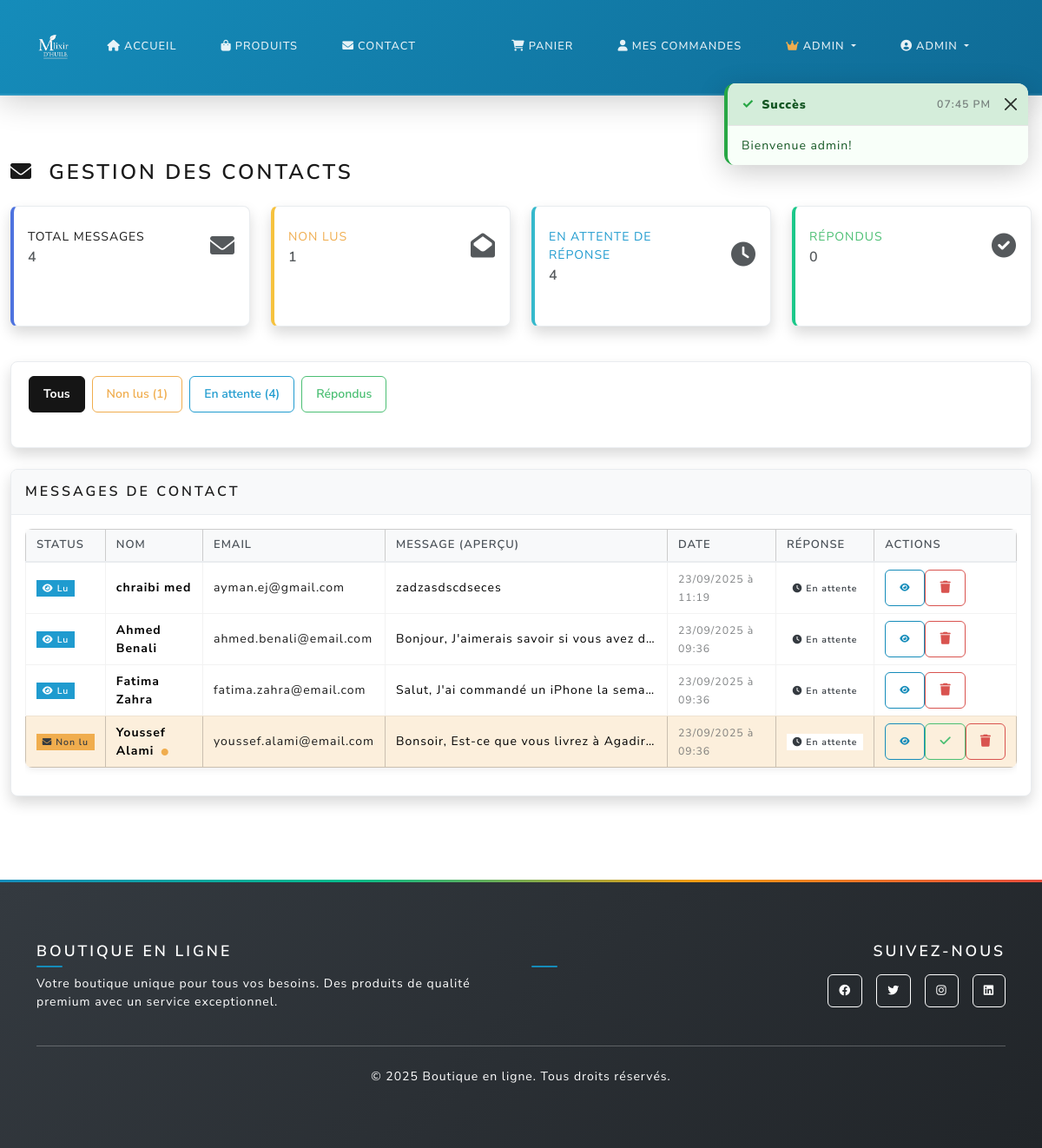
Page /admin/contacts (signed in) on the earlier database version.
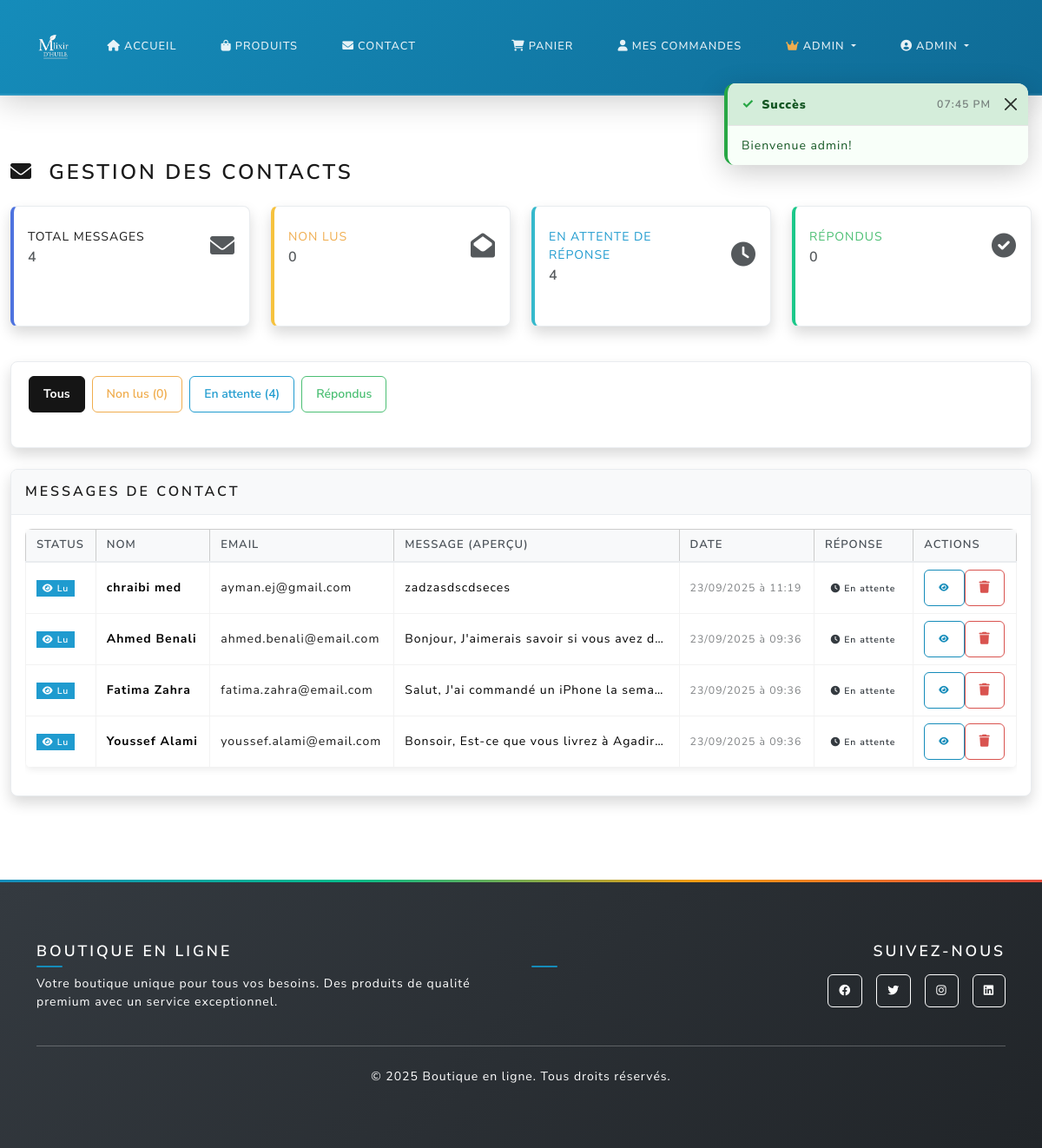
Same page on the later database version.
### main.py (models this page shows)
class Contact(db.Model):
    id = db.Column(db.Integer, primary_key=True)
    name = db.Column(db.String(100), nullable=False)
    email = db.Column(db.String(120), nullable=False)
    message = db.Column(db.Text, nullable=False)
    created_at = db.Column(db.DateTime, default=db.func.current_timestamp())
    is_read = db.Column(db.Boolean, default=False)
    admin_response = db.Column(db.Text, nullable=True)
    response_date = db.Column(db.DateTime, nullable=True)
    responded_by = db.Column(db.Integer, db.ForeignKey('user.id'), nullable=True)

### main.py (the view)
@app.route('/admin/contacts')
@login_required
def admin_contacts():
    if not current_user.is_admin:
        return redirect_with_toast('home', 'Accès refusé', 'error')
    page = request.args.get('page', 1, type=int)
    status_filter = request.args.get('status', '')
    query = Contact.query
    if status_filter == 'unread':
        query = query.filter_by(is_read=False)
    elif status_filter == 'read':
        query = query.filter_by(is_read=True)
    elif status_filter == 'responded':
        query = query.filter(Contact.admin_response.isnot(None))
    elif status_filter == 'pending':
        query = query.filter(Contact.admin_response.is_(None))
    contacts = query.order_by(Contact.created_at.desc()).paginate(
        page=page, per_page=20, error_out=False
    )
    stats = {
        'total_contacts': Contact.query.count(),
        'unread_contacts': Contact.query.filter_by(is_read=False).count(),
        'pending_responses': Contact.query.filter(Contact.admin_response.is_(None)).count(),
        'responded_contacts': Contact.query.filter(Contact.admin_response.isnot(None)).count()
    }
    return render_template('admin_contacts.html',
                         contacts=contacts,
                         stats=stats,
                         status_filter=status_filter)

### main.py (called while the page is built, shortened)
@login_manager.user_loader
def load_user(user_id):
    return User.query.get(int(user_id))

@app.context_processor
def inject_toast_messages():
    toast_message = session.pop('toast_message', None)
    toast_type = session.pop('toast_type', None)
    return {
        'toast_message': toast_message,
        'toast_type': toast_type or 'info'
    }

@app.context_processor
def inject_cart_count():
    if current_user.is_authenticated:
        try:
            from sqlalchemy import inspect
            inspector = inspect(db.engine)
            if 'cart' in inspector.get_table_names():
                cart_count = Cart.query.filter_by(user_id=current_user.id).count()
                cart_total_quantity = db.session.query(db.func.sum(Cart.quantity))\
                    .filter_by(user_id=current_user.id).scalar() or 0
                return {
                    'cart_count': cart_count,
                    'cart_total_quantity': int(cart_total_quantity)
                }
        except Exception:
            pass
    return {'cart_count': 0, 'cart_total_quantity': 0}

def get_shipping_settings():
    settings = ShippingSettings.query.first()
    return settings

### templates/admin_contacts.html (shortened to what the changed rows need)
{% extends "base.html" %}
{% block content %}
<div class="container-fluid py-4">
    <div class="row mb-4">
        <div class="col-12">
            <div class="d-flex justify-content-between align-items-center">
                <h1 class="h3 mb-0">
                    <i class="fas fa-envelope me-2"></i>
                    Gestion des Contacts
                </h1>
            </div>
        </div>
    </div>
    <div class="row mb-4" id="stats-cards">
        <div class="col-xl-3 col-md-6 mb-3">
            <div class="card border-left-warning shadow h-100 py-2">
                <div class="card-body">
                    <div class="row no-gutters align-items-center">
                        <div class="col mr-2">
                            <div class="text-xs font-weight-bold text-warning text-uppercase mb-1">
                                Non Lus
                            </div>
                            <div class="h5 mb-0 font-weight-bold text-gray-800" id="unread-count">{{ stats.unread_contacts }}</div>
                        </div>
                    </div>
                </div>
            </div>
        </div>
    </div>
    <div class="row mb-4">
        <div class="col-12">
            <div class="card shadow">
                <div class="card-body">
                    <div class="row">
                        <div class="col-md-6">
                            <div class="btn-group" role="group" aria-label="Status filters" id="filter-buttons">
                                <button type="button" class="btn btn-outline-warning mx-1 filter-btn" data-status="unread">
                                    Non lus (<span id="unread-filter-count">{{ stats.unread_contacts }}</span>)
                                </button>
                            </div>
                        </div>
                    </div>
                </div>
            </div>
        </div>
    </div>
    <div class="row" id="contacts-container">
        <div class="col-12">
            <div class="card shadow">
                <div class="card-body" id="contacts-table-body">
                    {% if contacts.items %}
                        <div class="table-responsive">
                            <table class="table table-bordered table-hover">
                                <thead class="table-light">
                                    <tr>
                                        <th>Status</th>
                                        <th>Nom</th>
                                        <th>Email</th>
                                        <th>Message (aperçu)</th>
                                        <th>Date</th>
                                        <th>Réponse</th>
                                        <th>Actions</th>
                                    </tr>
                                </thead>
                                <tbody id="contacts-tbody">
                                    {% for contact in contacts.items %}
                                    <tr class="{{ 'table-warning' if not contact.is_read else '' }}">
                                        <td>
                                            {% if not contact.is_read %}
                                                <span class="badge bg-warning text-dark">
                                                    <i class="fas fa-envelope me-1"></i>Non lu
                                                </span>
                                            {% elif contact.admin_response %}
                                                <span class="badge bg-success">
                                                    <i class="fas fa-check-circle me-1"></i>Répondu
                                                </span>
                                            {% else %}
                                                <span class="badge bg-info">
                                                    <i class="fas fa-eye me-1"></i>Lu
                                                </span>
                                            {% endif %}
                                        </td>
                                        <td>
                                            <strong>{{ contact.name }}</strong>
                                            {% if not contact.is_read %}
                                                <i class="fas fa-circle text-warning ms-1" style="font-size: 8px;"></i>
                                            {% endif %}
                                        </td>
                                        <td>
                                            <a href="mailto:{{ contact.email }}" class="text-decoration-none">
                                                {{ contact.email }}
                                            </a>
                                        </td>
                                        <td>
                                            <div class="text-truncate" style="max-width: 300px;">
                                                {{ contact.message[:100] }}{% if contact.message|length > 100 %}...{% endif %}
                                            </div>
                                        </td>
                                        <td>
                                            <small class="text-muted">
                                                {{ contact.created_at.strftime('%d/%m/%Y à %H:%M') }}
                                            </small>
                                        </td>
                                        <td>
                                            {% if contact.admin_response %}
                                                <span class="badge bg-success">
                                                    <i class="fas fa-check me-1"></i>
                                                    {{ contact.response_date.strftime('%d/%m/%Y') }}
                                                </span>
                                            {% else %}
                                                <span class="badge bg-secondary">
                                                    <i class="fas fa-clock me-1"></i>En attente
                                                </span>
                                            {% endif %}
                                        </td>
                                        <td>
                                            <div class="btn-group btn-group-sm" role="group">
                                                <a href="{{ url_for('admin_contact_detail', contact_id=contact.id) }}"
                                                   class="btn btn-outline-primary" title="Voir détails">
                                                    <i class="fas fa-eye"></i>
                                                </a>
                                                {% if not contact.is_read %}
                                                <form method="POST" action="{{ url_for('mark_contact_read', contact_id=contact.id) }}" class="d-inline">
                                                    <button type="submit" class="btn btn-outline-success" title="Marquer comme lu">
                                                        <i class="fas fa-check"></i>
                                                    </button>
                                                </form>
                                                {% endif %}
                                                <form method="POST" action="{{ url_for('delete_contact', contact_id=contact.id) }}"
                                                      class="d-inline"
                                                      onsubmit="return confirm('Êtes-vous sûr de vouloir supprimer ce message ?')">
                                                    <button type="submit" class="btn btn-outline-danger" title="Supprimer">
                                                        <i class="fas fa-trash"></i>
                                                    </button>
                                                </form>
                                            </div>
                                        </td>
                                    </tr>
                                    {% endfor %}
                                </tbody>
                            </table>
                        </div>
                    {% endif %}
                </div>
            </div>
        </div>
    </div>
</div>
{% endblock %}

Differences in the rows shown:
changed Contact "Youssef Alami": is_read "Non lu" → "Lu"
Other differences:
{{ stats.unread_contacts }}: "1" → "0"
